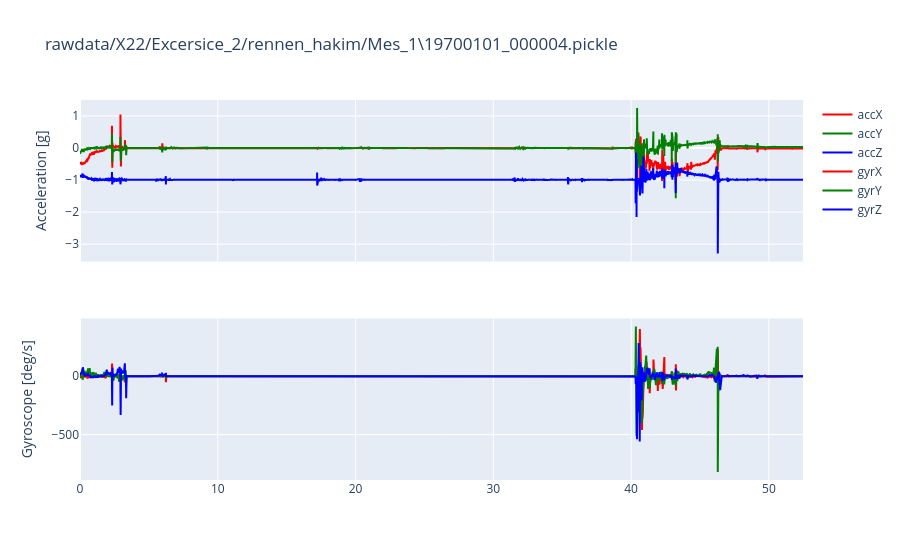
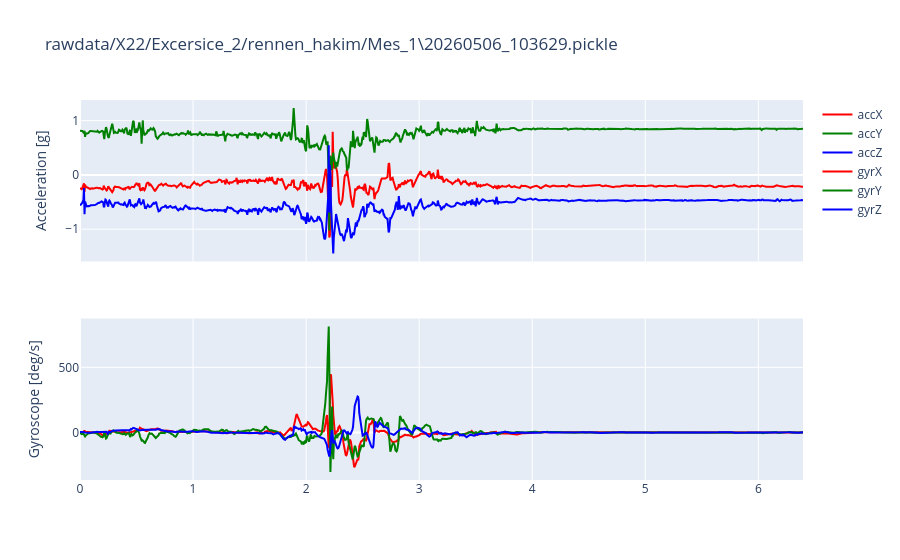
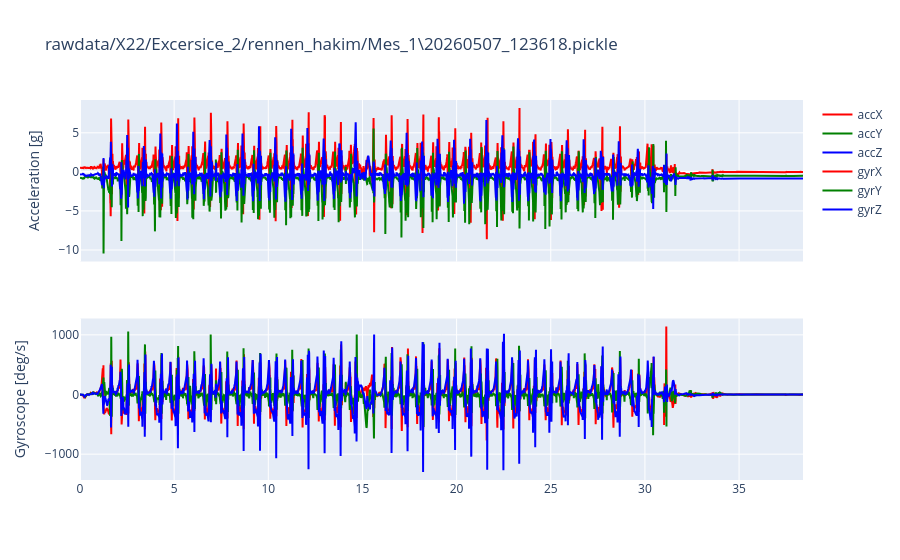
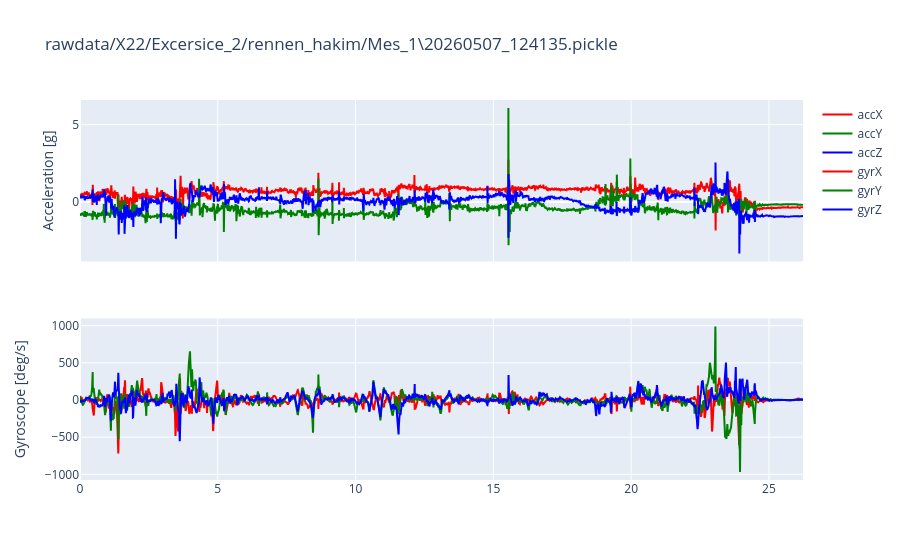

The notebook cell saved with these charts, in order:
### Markdown cell above
## Load all files and visualize

### Code cell
from DataProcessor import DataProcessor
from axiamo_lib.Visualizer import Visualizer

dp = DataProcessor("rawdata/X22/Excersice_2/rennen_hakim/Mes_1")

all_data_files = dp.find_all_data_files()
print(all_data_files)
for fileName in all_data_files:
    print(f"Visualizing file: {fileName}")  
    dp.loadRawData(fileName)
    for dev in dp.getDevices():
        vis = Visualizer()
        print("Processing device: {dev}")
        dp.loadRawDataDevice(dev)
        vis.setDataSet(dp.ds)
        vis.visualizeRawDataSubPlot(dp,fileName)

### Figure 1 — Plotly figure (JSON) as saved in the notebook; plotly's stock layout.template omitted (floating-point values rounded to 4 significant figures; data arrays with more than 128 entries replaced by an {"elided": "..."} marker saying what was removed)
{"data": [{"line": {"color": "red"}, "name": "accX", "type": "scatter", "x": {"elided": "10496 float values"}, "xaxis": "x", "y": {"elided": "10496 float values"}, "yaxis": "y"}, {"line": {"color": "green"}, "name": "accY", "type": "scatter", "x": {"elided": "10496 float values"}, "xaxis": "x", "y": {"elided": "10496 float values"}, "yaxis": "y"}, {"line": {"color": "blue"}, "name": "accZ", "type": "scatter", "x": {"elided": "10496 float values"}, "xaxis": "x", "y": {"elided": "10496 float values"}, "yaxis": "y"}, {"line": {"color": "red"}, "name": "gyrX", "type": "scatter", "x": {"elided": "10496 float values"}, "xaxis": "x2", "y": {"elided": "10496 float values"}, "yaxis": "y2"}, {"line": {"color": "green"}, "name": "gyrY", "type": "scatter", "x": {"elided": "10496 float values"}, "xaxis": "x2", "y": {"elided": "10496 float values"}, "yaxis": "y2"}, {"line": {"color": "blue"}, "name": "gyrZ", "type": "scatter", "x": {"elided": "10496 float values"}, "xaxis": "x2", "y": {"elided": "10496 float values"}, "yaxis": "y2"}], "layout": {"title": {"text": "rawdata/X22/Excersice_2/rennen_hakim/Mes_1\\19700101_000004.pickle"}, "xaxis": {"anchor": "y", "domain": [0, 1], "matches": "x2", "showticklabels": false}, "xaxis2": {"anchor": "y2", "domain": [0, 1]}, "yaxis": {"anchor": "x", "domain": [0.575, 1], "title": {"text": "Acceleration [g]"}}, "yaxis2": {"anchor": "x2", "domain": [0, 0.425], "title": {"text": "Gyroscope [deg/s]"}}}}

### Figure 2 — Plotly figure (JSON) as saved in the notebook; plotly's stock layout.template omitted (floating-point values rounded to 4 significant figures; data arrays with more than 128 entries replaced by an {"elided": "..."} marker saying what was removed)
{"data": [{"line": {"color": "red"}, "name": "accX", "type": "scatter", "x": {"elided": "1280 float values"}, "xaxis": "x", "y": {"elided": "1280 float values"}, "yaxis": "y"}, {"line": {"color": "green"}, "name": "accY", "type": "scatter", "x": {"elided": "1280 float values"}, "xaxis": "x", "y": {"elided": "1280 float values"}, "yaxis": "y"}, {"line": {"color": "blue"}, "name": "accZ", "type": "scatter", "x": {"elided": "1280 float values"}, "xaxis": "x", "y": {"elided": "1280 float values"}, "yaxis": "y"}, {"line": {"color": "red"}, "name": "gyrX", "type": "scatter", "x": {"elided": "1280 float values"}, "xaxis": "x2", "y": {"elided": "1280 float values"}, "yaxis": "y2"}, {"line": {"color": "green"}, "name": "gyrY", "type": "scatter", "x": {"elided": "1280 float values"}, "xaxis": "x2", "y": {"elided": "1280 float values"}, "yaxis": "y2"}, {"line": {"color": "blue"}, "name": "gyrZ", "type": "scatter", "x": {"elided": "1280 float values"}, "xaxis": "x2", "y": {"elided": "1280 float values"}, "yaxis": "y2"}], "layout": {"title": {"text": "rawdata/X22/Excersice_2/rennen_hakim/Mes_1\\20260506_103629.pickle"}, "xaxis": {"anchor": "y", "domain": [0, 1], "matches": "x2", "showticklabels": false}, "xaxis2": {"anchor": "y2", "domain": [0, 1]}, "yaxis": {"anchor": "x", "domain": [0.575, 1], "title": {"text": "Acceleration [g]"}}, "yaxis2": {"anchor": "x2", "domain": [0, 0.425], "title": {"text": "Gyroscope [deg/s]"}}}}

### Figure 3 — Plotly figure (JSON) as saved in the notebook; plotly's stock layout.template omitted (floating-point values rounded to 4 significant figures; data arrays with more than 128 entries replaced by an {"elided": "..."} marker saying what was removed)
{"data": [{"line": {"color": "red"}, "name": "accX", "type": "scatter", "x": {"elided": "7680 float values"}, "xaxis": "x", "y": {"elided": "7680 float values"}, "yaxis": "y"}, {"line": {"color": "green"}, "name": "accY", "type": "scatter", "x": {"elided": "7680 float values"}, "xaxis": "x", "y": {"elided": "7680 float values"}, "yaxis": "y"}, {"line": {"color": "blue"}, "name": "accZ", "type": "scatter", "x": {"elided": "7680 float values"}, "xaxis": "x", "y": {"elided": "7680 float values"}, "yaxis": "y"}, {"line": {"color": "red"}, "name": "gyrX", "type": "scatter", "x": {"elided": "7680 float values"}, "xaxis": "x2", "y": {"elided": "7680 float values"}, "yaxis": "y2"}, {"line": {"color": "green"}, "name": "gyrY", "type": "scatter", "x": {"elided": "7680 float values"}, "xaxis": "x2", "y": {"elided": "7680 float values"}, "yaxis": "y2"}, {"line": {"color": "blue"}, "name": "gyrZ", "type": "scatter", "x": {"elided": "7680 float values"}, "xaxis": "x2", "y": {"elided": "7680 float values"}, "yaxis": "y2"}], "layout": {"title": {"text": "rawdata/X22/Excersice_2/rennen_hakim/Mes_1\\20260507_123618.pickle"}, "xaxis": {"anchor": "y", "domain": [0, 1], "matches": "x2", "showticklabels": false}, "xaxis2": {"anchor": "y2", "domain": [0, 1]}, "yaxis": {"anchor": "x", "domain": [0.575, 1], "title": {"text": "Acceleration [g]"}}, "yaxis2": {"anchor": "x2", "domain": [0, 0.425], "title": {"text": "Gyroscope [deg/s]"}}}}

### Figure 4 — Plotly figure (JSON) as saved in the notebook; plotly's stock layout.template omitted (floating-point values rounded to 4 significant figures; data arrays with more than 128 entries replaced by an {"elided": "..."} marker saying what was removed)
{"data": [{"line": {"color": "red"}, "name": "accX", "type": "scatter", "x": {"elided": "5248 float values"}, "xaxis": "x", "y": {"elided": "5248 float values"}, "yaxis": "y"}, {"line": {"color": "green"}, "name": "accY", "type": "scatter", "x": {"elided": "5248 float values"}, "xaxis": "x", "y": {"elided": "5248 float values"}, "yaxis": "y"}, {"line": {"color": "blue"}, "name": "accZ", "type": "scatter", "x": {"elided": "5248 float values"}, "xaxis": "x", "y": {"elided": "5248 float values"}, "yaxis": "y"}, {"line": {"color": "red"}, "name": "gyrX", "type": "scatter", "x": {"elided": "5248 float values"}, "xaxis": "x2", "y": {"elided": "5248 float values"}, "yaxis": "y2"}, {"line": {"color": "green"}, "name": "gyrY", "type": "scatter", "x": {"elided": "5248 float values"}, "xaxis": "x2", "y": {"elided": "5248 float values"}, "yaxis": "y2"}, {"line": {"color": "blue"}, "name": "gyrZ", "type": "scatter", "x": {"elided": "5248 float values"}, "xaxis": "x2", "y": {"elided": "5248 float values"}, "yaxis": "y2"}], "layout": {"title": {"text": "rawdata/X22/Excersice_2/rennen_hakim/Mes_1\\20260507_124135.pickle"}, "xaxis": {"anchor": "y", "domain": [0, 1], "matches": "x2", "showticklabels": false}, "xaxis2": {"anchor": "y2", "domain": [0, 1]}, "yaxis": {"anchor": "x", "domain": [0.575, 1], "title": {"text": "Acceleration [g]"}}, "yaxis2": {"anchor": "x2", "domain": [0, 0.425], "title": {"text": "Gyroscope [deg/s]"}}}}
